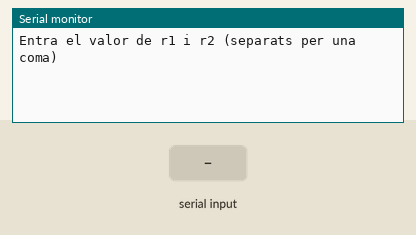
Simulated run of this sketch. Board: Arduino Uno, built with avr-gcc and run on an emulated ATmega328P. Parts: the last lines printed to the serial monitor. The inputs (shaded band) are chosen by the test bench.

Above: at 1.2 s.
1.3 s: "90,45\n" received over Serial
At 2.5 s:
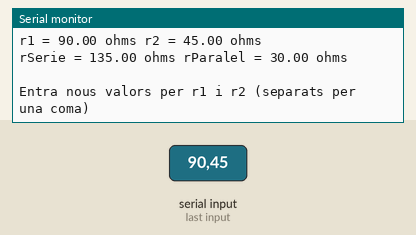
2.8 s: "5\n" received over Serial
At 5.0 s:
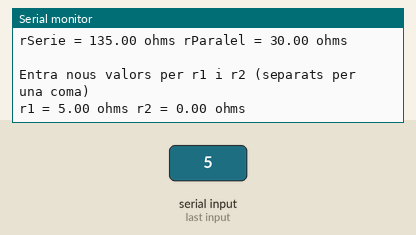

Measured:
- after the input at 1.3 s, the serial monitor: prints a new line at once (image 1)
- after the input at 2.8 s, the serial monitor: prints a new line at once (image 2)

The sketch:

resistencies_3.ino
```cpp
//********** Variables ********************************************************
float r1, r2;             // variables for the R's
float rSerie, rParalel;   // variables for the results
//********** Setup ************************************************************
void setup() {
  Serial.begin(9600);        // initialize serial
  Serial.println("Entra el valor de r1 i r2 (separats per una coma)");
}
//********** Loop *************************************************************
void loop() {
  while (Serial.available() > 0) {  // if there's any serial available, read it
    r1 = Serial.parseInt();// look for valid int the incoming serial stream
    Serial.print("r1 = ");
    Serial.print(r1);
    Serial.print(" ohms ");

    r2 = Serial.parseInt();
     Serial.print("r2 = ");
    Serial.print(r2);
    Serial.println(" ohms ");

    if (Serial.read() == '\n') { //look for newline. Is the end of your sentence
      rSerie = r1 + r2;
      rParalel = ((r1*r2)/(r1+r2));
      Serial.print("rSerie = ");
      Serial.print(rSerie);
      Serial.print(" ohms");
      Serial.print(" rParalel = ");
      Serial.print(rParalel);
      Serial.println(" ohms");
      Serial.println(" ");
      Serial.println("Entra nous valors per r1 i r2 (separats per una coma) ");

    }
  }
}
```
